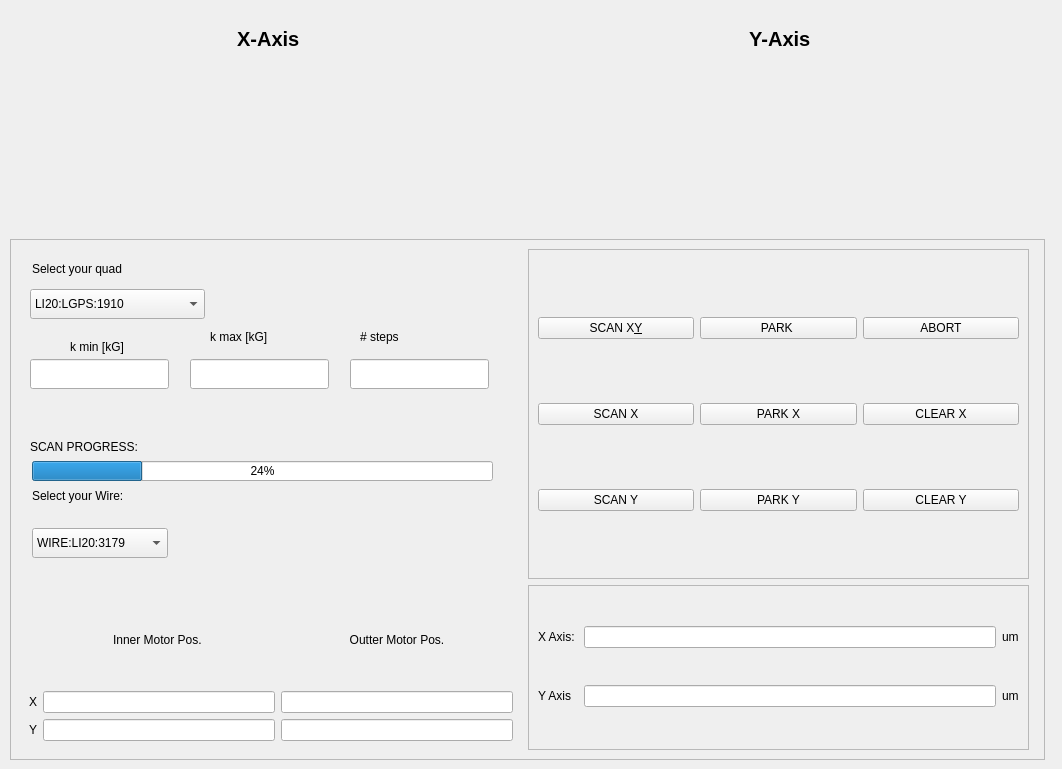
     <widget class="QWidget" name="QuadScan">
      <attribute name="title">
       <string>Quad scan</string>
      </attribute>
      <widget class="QFrame" name="Plotframe_2">
       <property name="geometry">
        <rect>
         <x>0</x>
         <y>0</y>
         <width>1053</width>
         <height>311</height>
        </rect>
       </property>
       <property name="styleSheet">
        <string notr="true">QFrame {
 border: none;
 border-radius: 8px;
}</string>
       </property>
       <property name="frameShape">
        <enum>QFrame::StyledPanel</enum>
       </property>
       <property name="frameShadow">
        <enum>QFrame::Raised</enum>
       </property>
       <layout class="QVBoxLayout" name="singleWirePlotLayout_2">
        <property name="spacing">
         <number>9</number>
        </property>
        <property name="leftMargin">
         <number>9</number>
        </property>
        <property name="topMargin">
         <number>9</number>
        </property>
        <property name="rightMargin">
         <number>9</number>
        </property>
        <property name="bottomMargin">
         <number>9</number>
        </property>
        <item>
         <widget class="QFrame" name="frame_34">
          <property name="minimumSize">
           <size>
            <width>0</width>
            <height>44</height>
           </size>
          </property>
          <property name="maximumSize">
           <size>
            <width>16777215</width>
            <height>60</height>
           </size>
          </property>
          <property name="styleSheet">
           <string notr="true">QFrame {
 border: none;
 border-radius: 8px;
}</string>
          </property>
          <property name="frameShape">
           <enum>QFrame::StyledPanel</enum>
          </property>
          <property name="frameShadow">
           <enum>QFrame::Raised</enum>
          </property>
          <layout class="QHBoxLayout" name="horizontalLayout_2_quad">
           <item>
            <widget class="QLabel" name="Xaxis_Label_2">
             <property name="font">
              <font>
               <pointsize>15</pointsize>
               <bold>true</bold>
              </font>
             </property>
             <property name="text">
              <string>X-Axis </string>
             </property>
             <property name="alignment">
              <set>Qt::AlignCenter</set>
             </property>
            </widget>
           </item>
           <item>
            <widget class="QLabel" name="Yaxis_Label_2">
             <property name="font">
              <font>
               <pointsize>15</pointsize>
               <bold>true</bold>
              </font>
             </property>
             <property name="text">
              <string>Y-Axis </string>
             </property>
             <property name="alignment">
              <set>Qt::AlignCenter</set>
             </property>
            </widget>
           </item>
          </layout>
         </widget>
        </item>
        <item>
         <layout class="QHBoxLayout" name="singleWirePlotRow_2">
          <property name="spacing">
           <number>9</number>
          </property>
          <property name="leftMargin">
           <number>0</number>
          </property>
          <property name="topMargin">
           <number>0</number>
          </property>
          <property name="rightMargin">
           <number>0</number>
          </property>
          <property name="bottomMargin">
           <number>0</number>
          </property>
          <item>
           <widget class="QFrame" name="SingleWirePlot_X_2">
            <property name="styleSheet">
             <string notr="true">QFrame {
 border: none;
 border-radius: 8px;
}</string>
            </property>
            <property name="frameShape">
             <enum>QFrame::StyledPanel</enum>
            </property>
            <property name="frameShadow">
             <enum>QFrame::Raised</enum>
            </property>
           </widget>
          </item>
         </layout>
        </item>
       </layout>
      </widget>
      <widget class="QFrame" name="frame_8_quad">
       <property name="geometry">
        <rect>
         <x>10</x>
         <y>239</y>
         <width>1035</width>
         <height>521</height>
        </rect>
       </property>
       <property name="minimumSize">
        <size>
         <width>0</width>
         <height>220</height>
        </size>
       </property>
       <property name="frameShape">
        <enum>QFrame::StyledPanel</enum>
       </property>
       <property name="frameShadow">
        <enum>QFrame::Raised</enum>
       </property>
       <layout class="QGridLayout" name="gridLayout_10">
        <item row="2" column="0">
         <widget class="QFrame" name="MotorFrame_2">
          <property name="styleSheet">
           <string notr="true">QFrame {
 border: none;
 border-radius: 8px;
}</string>
          </property>
          <property name="frameShape">
           <enum>QFrame::StyledPanel</enum>
          </property>
          <property name="frameShadow">
           <enum>QFrame::Raised</enum>
          </property>
          <layout class="QGridLayout" name="gridLayout_15">
           <item row="1" column="1">
            <widget class="QLineEdit" name="InnerposX_2"/>
           </item>
           <item row="1" column="2">
            <widget class="QLineEdit" name="OutterposX_2"/>
           </item>
           <item row="1" column="0">
            <widget class="QLabel" name="X_label_2">
             <property name="text">
              <string>X</string>
             </property>
            </widget>
           </item>
           <item row="2" column="1">
            <widget class="QLineEdit" name="InnerposY_2"/>
           </item>
           <item row="2" column="2">
            <widget class="QLineEdit" name="OutterposY_2"/>
           </item>
           <item row="2" column="0">
            <widget class="QLabel" name="Y_label_2">
             <property name="text">
              <string>Y</string>
             </property>
            </widget>
           </item>
           <item row="0" column="2">
            <widget class="QLabel" name="Outter_Label_2">
             <property name="styleSheet">
              <string notr="true">QFrame#frame_7 {
 min-width: 400px;
 min-height: 300px;

 border: none;
}</string>
             </property>
             <property name="text">
              <string>Outter Motor Pos.</string>
             </property>
             <property name="alignment">
              <set>Qt::AlignCenter</set>
             </property>
            </widget>
           </item>
           <item row="0" column="1">
            <widget class="QLabel" name="Inner_Label_2">
             <property name="text">
              <string>Inner Motor Pos. </string>
             </property>
             <property name="alignment">
              <set>Qt::AlignCenter</set>
             </property>
            </widget>
           </item>
          </layout>
         </widget>
        </item>
        <item row="0" column="2" rowspan="3">
         <widget class="QFrame" name="ButtonsFrame_2">
          <property name="frameShape">
           <enum>QFrame::StyledPanel</enum>
          </property>
          <property name="frameShadow">
           <enum>QFrame::Raised</enum>
          </property>
          <widget class="QPushButton" name="ElogPush_2">
           <property name="geometry">
            <rect>
             <x>12</x>
             <y>2</y>
             <width>91</width>
             <height>141</height>
            </rect>
           </property>
           <property name="minimumSize">
            <size>
             <width>91</width>
             <height>36</height>
            </size>
           </property>
           <property name="font">
            <font>
             <fontweight>DemiBold</fontweight>
            </font>
           </property>
           <property name="styleSheet">
            <string notr="true">QPushButton#l2XElogPush,
QPushButton#l2XAbortPush {
 min-width: 250px;
 max-width: 280px;
 min-height: 500px;
 max-height: 600px;
}
</string>
           </property>
           <property name="text">
            <string>ELOG -&gt;</string>
           </property>
          </widget>
          <widget class="QPushButton" name="AbortPush_quad">
           <property name="geometry">
            <rect>
             <x>12</x>
             <y>152</y>
             <width>91</width>
             <height>121</height>
            </rect>
           </property>
           <property name="minimumSize">
            <size>
             <width>91</width>
             <height>36</height>
            </size>
           </property>
           <property name="maximumSize">
            <size>
             <width>91</width>
             <height>16777215</height>
            </size>
           </property>
           <property name="font">
            <font>
             <fontweight>DemiBold</fontweight>
            </font>
           </property>
           <property name="styleSheet">
            <string notr="true">QFrame {
 border: none;
 border-radius: 8px;
minimumSize height = 100
maximumSize height = 100
}</string>
           </property>
           <property name="text">
            <string>Abort</string>
           </property>
          </widget>
         </widget>
        </item>
        <item row="0" column="1" rowspan="2">
         <widget class="QFrame" name="ScanFrame_2">
          <property name="frameShape">
           <enum>QFrame::StyledPanel</enum>
          </property>
          <property name="frameShadow">
           <enum>QFrame::Raised</enum>
          </property>
          <layout class="QGridLayout" name="gridLayout_14">
           <item row="2" column="0">
            <widget class="QPushButton" name="QuadScanYpush">
             <property name="font">
              <font>
               <fontweight>DemiBold</fontweight>
              </font>
             </property>
             <property name="text">
              <string>SCAN Y</string>
             </property>
             <property name="iconSize">
              <size>
               <width>16</width>
               <height>25</height>
              </size>
             </property>
            </widget>
           </item>
           <item row="1" column="1">
            <widget class="QPushButton" name="ParkXpush_2">
             <property name="font">
              <font>
               <fontweight>DemiBold</fontweight>
              </font>
             </property>
             <property name="text">
              <string>PARK X</string>
             </property>
            </widget>
           </item>
           <item row="1" column="0">
            <widget class="QPushButton" name="QuadScanXpush">
             <property name="font">
              <font>
               <fontweight>DemiBold</fontweight>
              </font>
             </property>
             <property name="text">
              <string>SCAN X</string>
             </property>
             <property name="iconSize">
              <size>
               <width>16</width>
               <height>25</height>
              </size>
             </property>
            </widget>
           </item>
           <item row="0" column="1">
            <widget class="QPushButton" name="ParkPush_2">
             <property name="font">
              <font>
               <fontweight>DemiBold</fontweight>
              </font>
             </property>
             <property name="text">
              <string>PARK </string>
             </property>
            </widget>
           </item>
           <item row="2" column="1">
            <widget class="QPushButton" name="ParkYpush_2">
             <property name="font">
              <font>
               <fontweight>DemiBold</fontweight>
              </font>
             </property>
             <property name="text">
              <string>PARK Y</string>
             </property>
            </widget>
           </item>
           <item row="0" column="2">
            <widget class="QPushButton" name="pushButton_3">
             <property name="text">
              <string>ABORT</string>
             </property>
            </widget>
           </item>
           <item row="1" column="2">
            <widget class="QPushButton" name="pushButton_5">
             <property name="text">
              <string>CLEAR X</string>
             </property>
            </widget>
           </item>
           <item row="2" column="2">
            <widget class="QPushButton" name="pushButton_6">
             <property name="text">
              <string>CLEAR Y</string>
             </property>
            </widget>
           </item>
           <item row="0" column="0">
            <widget class="QPushButton" name="QuadScanXYpush">
             <property name="font">
              <font>
               <fontweight>DemiBold</fontweight>
              </font>
             </property>
             <property name="text">
              <string>SCAN X&amp;Y</string>
             </property>
             <property name="iconSize">
              <size>
               <width>16</width>
               <height>25</height>
              </size>
             </property>
            </widget>
           </item>
          </layout>
         </widget>
        </item>
        <item row="2" column="1">
         <widget class="QFrame" name="frame_9_quad">
          <property name="frameShape">
           <enum>QFrame::StyledPanel</enum>
          </property>
          <property name="frameShadow">
           <enum>QFrame::Raised</enum>
          </property>
          <layout class="QGridLayout" name="gridLayout_11">
           <item row="1" column="0">
            <widget class="QLabel" name="X_label_size_2">
             <property name="text">
              <string>X Axis: </string>
             </property>
            </widget>
           </item>
           <item row="2" column="0">
            <widget class="QLabel" name="Y_label_size_2">
             <property name="text">
              <string>Y Axis </string>
             </property>
            </widget>
           </item>
           <item row="1" column="2">
            <widget class="QLabel" name="xunit_2">
             <property name="text">
              <string>um</string>
             </property>
            </widget>
           </item>
           <item row="1" column="1">
            <widget class="QLineEdit" name="X_Size_2"/>
           </item>
           <item row="2" column="2">
            <widget class="QLabel" name="yunit_2">
             <property name="text">
              <string>um</string>
             </property>
            </widget>
           </item>
           <item row="2" column="1">
            <widget class="QLineEdit" name="Y_Size_2"/>
           </item>
          </layout>
         </widget>
        </item>
        <item row="0" column="0" rowspan="2">
         <widget class="QFrame" name="WireSelectFrame_2">
          <property name="styleSheet">
           <string notr="true">QFrame {
 border: none;
 border-radius: 8px;
}</string>
          </property>
          <property name="frameShape">
           <enum>QFrame::StyledPanel</enum>
          </property>
          <property name="frameShadow">
           <enum>QFrame::Raised</enum>
          </property>
          <widget class="QLabel" name="label_5">
           <property name="geometry">
            <rect>
             <x>12</x>
             <y>239</y>
             <width>106</width>
             <height>16</height>
            </rect>
           </property>
           <property name="text">
            <string>Select your Wire: </string>
           </property>
          </widget>
          <widget class="QProgressBar" name="progressBar_6">
           <property name="geometry">
            <rect>
             <x>12</x>
             <y>212</y>
             <width>461</width>
             <height>20</height>
            </rect>
           </property>
           <property name="value">
            <number>24</number>
           </property>
          </widget>
          <widget class="QLabel" name="label_6">
           <property name="geometry">
            <rect>
             <x>10</x>
             <y>190</y>
             <width>111</width>
             <height>16</height>
            </rect>
           </property>
           <property name="text">
            <string>SCAN PROGRESS:</string>
           </property>
          </widget>
          <widget class="QComboBox" name="WireDropdown_2">
           <property name="geometry">
            <rect>
             <x>12</x>
             <y>279</y>
             <width>136</width>
             <height>30</height>
            </rect>
           </property>
           <item>
            <property name="text">
             <string>WIRE:LI20:3179</string>
            </property>
           </item>
          </widget>
          <widget class="QLabel" name="label">
           <property name="geometry">
            <rect>
             <x>12</x>
             <y>12</y>
             <width>101</width>
             <height>16</height>
            </rect>
           </property>
           <property name="text">
            <string>Select your quad</string>
           </property>
          </widget>
          <widget class="QComboBox" name="QuadPVDropdown">
           <property name="geometry">
            <rect>
             <x>10</x>
             <y>40</y>
             <width>175</width>
             <height>30</height>
            </rect>
           </property>
           <item>
            <property name="text">
             <string>LI20:LGPS:1910</string>
            </property>
           </item>
           <item>
            <property name="text">
             <string>LI20:LGPS:3204</string>
            </property>
           </item>
           <item>
            <property name="text">
             <string>LI20:LGPS:3031</string>
            </property>
           </item>
          </widget>
          <widget class="QLineEdit" name="QuadKMaxBox">
           <property name="geometry">
            <rect>
             <x>170</x>
             <y>110</y>
             <width>139</width>
             <height>30</height>
            </rect>
           </property>
          </widget>
          <widget class="QLineEdit" name="QuadKMinBox">
           <property name="geometry">
            <rect>
             <x>10</x>
             <y>110</y>
             <width>139</width>
             <height>30</height>
            </rect>
           </property>
          </widget>
          <widget class="QLabel" name="label_7">
           <property name="geometry">
            <rect>
             <x>50</x>
             <y>90</y>
             <width>101</width>
             <height>16</height>
            </rect>
           </property>
           <property name="text">
            <string>k min [kG]</string>
           </property>
          </widget>
          <widget class="QLabel" name="label_8">
           <property name="geometry">
            <rect>
             <x>190</x>
             <y>80</y>
             <width>101</width>
             <height>16</height>
            </rect>
           </property>
           <property name="text">
            <string>k max [kG]</string>
           </property>
          </widget>
          <widget class="QLineEdit" name="QuadStepsBox">
           <property name="geometry">
            <rect>
             <x>330</x>
             <y>110</y>
             <width>139</width>
             <height>30</height>
            </rect>
           </property>
          </widget>
          <widget class="QLabel" name="label_9">
           <property name="geometry">
            <rect>
             <x>340</x>
             <y>80</y>
             <width>101</width>
             <height>16</height>
            </rect>
           </property>
           <property name="text">
            <string># steps</string>
           </property>
          </widget>
         </widget>
        </item>
       </layout>
      </widget>
     </widget>
